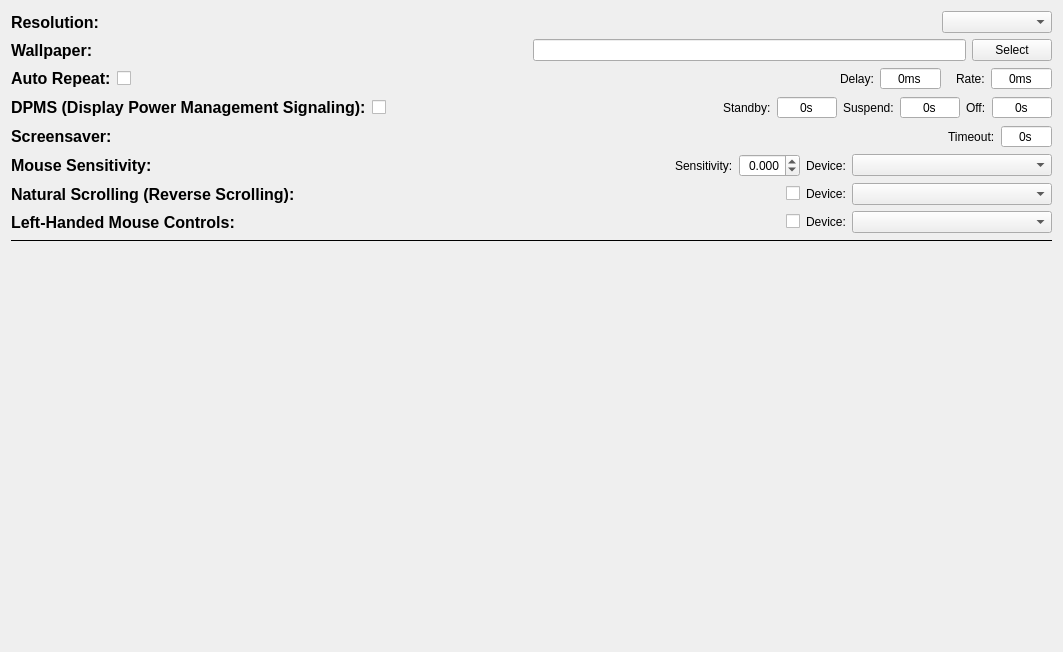
          <widget class="QWidget" name="scrollAreaWidgetContents">
           <property name="geometry">
            <rect>
             <x>0</x>
             <y>0</y>
             <width>1063</width>
             <height>652</height>
            </rect>
           </property>
           <layout class="QVBoxLayout" name="verticalLayout_5" stretch="0,0,0,0">
            <item>
             <layout class="QVBoxLayout" name="settingsLayout" stretch="0,0,0,0,0,0,0,0">
              <item>
               <layout class="QHBoxLayout" name="resolutionLayout">
                <item>
                 <widget class="QLabel" name="resolutionLabel">
                  <property name="font">
                   <font>
                    <pointsize>12</pointsize>
                    <bold>true</bold>
                   </font>
                  </property>
                  <property name="toolTip">
                   <string>Set the screen resolution (using xrandr).</string>
                  </property>
                  <property name="text">
                   <string>Resolution:</string>
                  </property>
                 </widget>
                </item>
                <item>
                 <spacer name="horizontalSpacer_5">
                  <property name="orientation">
                   <enum>Qt::Orientation::Horizontal</enum>
                  </property>
                  <property name="sizeHint" stdset="0">
                   <size>
                    <width>40</width>
                    <height>20</height>
                   </size>
                  </property>
                 </spacer>
                </item>
                <item>
                 <widget class="QComboBox" name="resolution">
                  <property name="minimumSize">
                   <size>
                    <width>110</width>
                    <height>0</height>
                   </size>
                  </property>
                  <property name="cursor">
                   <cursorShape>PointingHandCursor</cursorShape>
                  </property>
                  <property name="toolTip">
                   <string>Even though xrandr is listing all these resolutions, some of them might not work because of the graphics card and/or the monitor.</string>
                  </property>
                  <property name="layoutDirection">
                   <enum>Qt::LayoutDirection::LeftToRight</enum>
                  </property>
                  <property name="styleSheet">
                   <string notr="true"/>
                  </property>
                  <property name="maxVisibleItems">
                   <number>10</number>
                  </property>
                 </widget>
                </item>
               </layout>
              </item>
              <item>
               <layout class="QHBoxLayout" name="wallpaperLayout">
                <item>
                 <widget class="QLabel" name="wallpaperLabel">
                  <property name="font">
                   <font>
                    <pointsize>12</pointsize>
                    <bold>true</bold>
                   </font>
                  </property>
                  <property name="toolTip">
                   <string>Set the wallpaper (using feh).</string>
                  </property>
                  <property name="text">
                   <string>Wallpaper:</string>
                  </property>
                 </widget>
                </item>
                <item>
                 <spacer name="horizontalSpacer_2">
                  <property name="orientation">
                   <enum>Qt::Orientation::Horizontal</enum>
                  </property>
                  <property name="sizeType">
                   <enum>QSizePolicy::Policy::Expanding</enum>
                  </property>
                  <property name="sizeHint" stdset="0">
                   <size>
                    <width>40</width>
                    <height>20</height>
                   </size>
                  </property>
                 </spacer>
                </item>
                <item>
                 <widget class="QLineEdit" name="wallpaper">
                  <property name="sizePolicy">
                   <sizepolicy hsizetype="MinimumExpanding" vsizetype="Fixed">
                    <horstretch>0</horstretch>
                    <verstretch>0</verstretch>
                   </sizepolicy>
                  </property>
                 </widget>
                </item>
                <item>
                 <widget class="QPushButton" name="selectWallpaperPushButton">
                  <property name="cursor">
                   <cursorShape>PointingHandCursor</cursorShape>
                  </property>
                  <property name="text">
                   <string>Select</string>
                  </property>
                 </widget>
                </item>
               </layout>
              </item>
              <item>
               <layout class="QHBoxLayout" name="autoRepeatLayout">
                <item>
                 <widget class="QLabel" name="autoRepeatStateLabel">
                  <property name="font">
                   <font>
                    <pointsize>12</pointsize>
                    <bold>true</bold>
                   </font>
                  </property>
                  <property name="toolTip">
                   <string>Controls how fast a key repeats when you hold it down. Has two parts:
Delay: How long the key must be held before it starts repeating.
Rate: How fast the key repeats after the delay.</string>
                  </property>
                  <property name="toolTipDuration">
                   <number>-1</number>
                  </property>
                  <property name="text">
                   <string>Auto Repeat:</string>
                  </property>
                 </widget>
                </item>
                <item>
                 <widget class="QCheckBox" name="autoRepeatState">
                  <property name="text">
                   <string/>
                  </property>
                 </widget>
                </item>
                <item>
                 <spacer name="horizontalSpacer">
                  <property name="orientation">
                   <enum>Qt::Orientation::Horizontal</enum>
                  </property>
                  <property name="sizeHint" stdset="0">
                   <size>
                    <width>40</width>
                    <height>20</height>
                   </size>
                  </property>
                 </spacer>
                </item>
                <item>
                 <widget class="QWidget" name="autoRepeatValues" native="true">
                  <property name="sizePolicy">
                   <sizepolicy hsizetype="Preferred" vsizetype="Expanding">
                    <horstretch>0</horstretch>
                    <verstretch>0</verstretch>
                   </sizepolicy>
                  </property>
                  <layout class="QHBoxLayout" name="horizontalLayout_3">
                   <property name="topMargin">
                    <number>0</number>
                   </property>
                   <property name="rightMargin">
                    <number>0</number>
                   </property>
                   <property name="bottomMargin">
                    <number>0</number>
                   </property>
                   <item>
                    <widget class="QWidget" name="delayValues" native="true">
                     <property name="toolTip">
                      <string>How long the key must be held before it starts repeating. In milliseconds.</string>
                     </property>
                     <layout class="QHBoxLayout" name="horizontalLayout_4">
                      <property name="topMargin">
                       <number>0</number>
                      </property>
                      <property name="rightMargin">
                       <number>0</number>
                      </property>
                      <property name="bottomMargin">
                       <number>0</number>
                      </property>
                      <item>
                       <widget class="QLabel" name="autoRepeatDelayLabel">
                        <property name="text">
                         <string>Delay:</string>
                        </property>
                       </widget>
                      </item>
                      <item>
                       <widget class="QSpinBox" name="autoRepeatDelay">
                        <property name="toolTip">
                         <string/>
                        </property>
                        <property name="accessibleDescription">
                         <string/>
                        </property>
                        <property name="layoutDirection">
                         <enum>Qt::LayoutDirection::LeftToRight</enum>
                        </property>
                        <property name="autoFillBackground">
                         <bool>false</bool>
                        </property>
                        <property name="wrapping">
                         <bool>false</bool>
                        </property>
                        <property name="frame">
                         <bool>true</bool>
                        </property>
                        <property name="alignment">
                         <set>Qt::AlignmentFlag::AlignCenter</set>
                        </property>
                        <property name="buttonSymbols">
                         <enum>QAbstractSpinBox::ButtonSymbols::NoButtons</enum>
                        </property>
                        <property name="showGroupSeparator" stdset="0">
                         <bool>false</bool>
                        </property>
                        <property name="suffix">
                         <string>ms</string>
                        </property>
                        <property name="maximum">
                         <number>10000</number>
                        </property>
                       </widget>
                      </item>
                     </layout>
                    </widget>
                   </item>
                   <item>
                    <widget class="QWidget" name="rateValues" native="true">
                     <property name="toolTip">
                      <string>How fast the key repeats after the delay. In milliseconds.</string>
                     </property>
                     <layout class="QHBoxLayout" name="horizontalLayout_5">
                      <property name="topMargin">
                       <number>0</number>
                      </property>
                      <property name="rightMargin">
                       <number>0</number>
                      </property>
                      <property name="bottomMargin">
                       <number>0</number>
                      </property>
                      <item>
                       <widget class="QLabel" name="autoRepeatRateLabel">
                        <property name="text">
                         <string>Rate:</string>
                        </property>
                       </widget>
                      </item>
                      <item>
                       <widget class="QSpinBox" name="autoRepeatRate">
                        <property name="toolTip">
                         <string/>
                        </property>
                        <property name="alignment">
                         <set>Qt::AlignmentFlag::AlignCenter</set>
                        </property>
                        <property name="buttonSymbols">
                         <enum>QAbstractSpinBox::ButtonSymbols::NoButtons</enum>
                        </property>
                        <property name="suffix">
                         <string>ms</string>
                        </property>
                        <property name="prefix">
                         <string/>
                        </property>
                        <property name="maximum">
                         <number>10000</number>
                        </property>
                       </widget>
                      </item>
                     </layout>
                    </widget>
                   </item>
                  </layout>
                 </widget>
                </item>
               </layout>
              </item>
              <item>
               <layout class="QHBoxLayout" name="DPMSLayout">
                <item>
                 <widget class="QLabel" name="dpmsStateLabel">
                  <property name="font">
                   <font>
                    <pointsize>12</pointsize>
                    <bold>true</bold>
                   </font>
                  </property>
                  <property name="toolTip">
                   <string>Enables power saving when the computer is not in use.
Has three modes: standby, suspend and off. These modes
gradually reduce the power usage (if your monitor supports it). </string>
                  </property>
                  <property name="text">
                   <string>DPMS (Display Power Management Signaling):</string>
                  </property>
                 </widget>
                </item>
                <item>
                 <widget class="QCheckBox" name="dpmsState">
                  <property name="cursor">
                   <cursorShape>PointingHandCursor</cursorShape>
                  </property>
                  <property name="text">
                   <string/>
                  </property>
                  <property name="checked">
                   <bool>false</bool>
                  </property>
                 </widget>
                </item>
                <item>
                 <spacer name="horizontalSpacer_3">
                  <property name="orientation">
                   <enum>Qt::Orientation::Horizontal</enum>
                  </property>
                  <property name="sizeHint" stdset="0">
                   <size>
                    <width>60</width>
                    <height>20</height>
                   </size>
                  </property>
                 </spacer>
                </item>
                <item>
                 <widget class="QWidget" name="DPMSValues" native="true">
                  <property name="sizePolicy">
                   <sizepolicy hsizetype="Preferred" vsizetype="Expanding">
                    <horstretch>0</horstretch>
                    <verstretch>0</verstretch>
                   </sizepolicy>
                  </property>
                  <layout class="QHBoxLayout" name="horizontalLayout">
                   <property name="topMargin">
                    <number>0</number>
                   </property>
                   <property name="rightMargin">
                    <number>0</number>
                   </property>
                   <property name="bottomMargin">
                    <number>0</number>
                   </property>
                   <item>
                    <widget class="QLabel" name="dpmsStandbyLabel">
                     <property name="text">
                      <string>Standby:</string>
                     </property>
                    </widget>
                   </item>
                   <item>
                    <widget class="QSpinBox" name="dpmsStandby">
                     <property name="minimumSize">
                      <size>
                       <width>60</width>
                       <height>0</height>
                      </size>
                     </property>
                     <property name="alignment">
                      <set>Qt::AlignmentFlag::AlignCenter</set>
                     </property>
                     <property name="buttonSymbols">
                      <enum>QAbstractSpinBox::ButtonSymbols::NoButtons</enum>
                     </property>
                     <property name="suffix">
                      <string>s</string>
                     </property>
                     <property name="maximum">
                      <number>10000</number>
                     </property>
                    </widget>
                   </item>
                   <item>
                    <widget class="QLabel" name="dpmsSuspendLabel">
                     <property name="text">
                      <string>Suspend:</string>
                     </property>
                    </widget>
                   </item>
                   <item>
                    <widget class="QSpinBox" name="dpmsSuspend">
                     <property name="sizePolicy">
                      <sizepolicy hsizetype="Minimum" vsizetype="Fixed">
                       <horstretch>0</horstretch>
                       <verstretch>0</verstretch>
                      </sizepolicy>
                     </property>
                     <property name="minimumSize">
                      <size>
                       <width>60</width>
                       <height>0</height>
                      </size>
                     </property>
                     <property name="alignment">
                      <set>Qt::AlignmentFlag::AlignCenter</set>
                     </property>
                     <property name="buttonSymbols">
                      <enum>QAbstractSpinBox::ButtonSymbols::NoButtons</enum>
                     </property>
                     <property name="suffix">
                      <string>s</string>
                     </property>
                     <property name="maximum">
                      <number>10000</number>
                     </property>
                    </widget>
                   </item>
                   <item>
                    <widget class="QLabel" name="dpmsOffLabel">
                     <property name="text">
                      <string>Off:</string>
                     </property>
                    </widget>
                   </item>
                   <item>
                    <widget class="QSpinBox" name="dpmsOff">
                     <property name="minimumSize">
                      <size>
                       <width>60</width>
                       <height>0</height>
                      </size>
                     </property>
                     <property name="alignment">
                      <set>Qt::AlignmentFlag::AlignCenter</set>
                     </property>
                     <property name="buttonSymbols">
                      <enum>QAbstractSpinBox::ButtonSymbols::NoButtons</enum>
                     </property>
                     <property name="suffix">
                      <string>s</string>
                     </property>
                     <property name="maximum">
                      <number>10000</number>
                     </property>
                    </widget>
                   </item>
                  </layout>
                 </widget>
                </item>
               </layout>
              </item>
              <item>
               <layout class="QHBoxLayout" name="screensaverLayout">
                <item>
                 <widget class="QLabel" name="screensaverLabel">
                  <property name="font">
                   <font>
                    <pointsize>12</pointsize>
                    <bold>true</bold>
                   </font>
                  </property>
                  <property name="toolTip">
                   <string>Turns the screen blank after a period of time. Differs from DPMS, 
as it is purely virtual. Like DPMS, your monitor might not support it.
Timeout: Seconds of inactivity after the screensaver activates.</string>
                  </property>
                  <property name="text">
                   <string>Screensaver:</string>
                  </property>
                 </widget>
                </item>
                <item>
                 <spacer name="horizontalSpacer_4">
                  <property name="orientation">
                   <enum>Qt::Orientation::Horizontal</enum>
                  </property>
                  <property name="sizeHint" stdset="0">
                   <size>
                    <width>40</width>
                    <height>20</height>
                   </size>
                  </property>
                 </spacer>
                </item>
                <item>
                 <widget class="QWidget" name="screensaverValues" native="true">
                  <property name="sizePolicy">
                   <sizepolicy hsizetype="Preferred" vsizetype="Expanding">
                    <horstretch>0</horstretch>
                    <verstretch>0</verstretch>
                   </sizepolicy>
                  </property>
                  <property name="toolTip">
                   <string>Timeout value (0 to turn the screensaver off)</string>
                  </property>
                  <layout class="QHBoxLayout" name="horizontalLayout_2">
                   <property name="topMargin">
                    <number>0</number>
                   </property>
                   <property name="rightMargin">
                    <number>0</number>
                   </property>
                   <property name="bottomMargin">
                    <number>0</number>
                   </property>
                   <item>
                    <widget class="QLabel" name="screensaverTimeoutLabel">
                     <property name="text">
                      <string>Timeout:</string>
                     </property>
                    </widget>
                   </item>
                   <item>
                    <widget class="QSpinBox" name="screensaverTimeout">
                     <property name="frame">
                      <bool>true</bool>
                     </property>
                     <property name="alignment">
                      <set>Qt::AlignmentFlag::AlignCenter</set>
                     </property>
                     <property name="buttonSymbols">
                      <enum>QAbstractSpinBox::ButtonSymbols::NoButtons</enum>
                     </property>
                     <property name="suffix">
                      <string>s</string>
                     </property>
                     <property name="maximum">
                      <number>10000</number>
                     </property>
                    </widget>
                   </item>
                  </layout>
                 </widget>
                </item>
               </layout>
              </item>
              <item>
               <layout class="QHBoxLayout" name="mouseSensitivityILayout">
                <item>
                 <widget class="QLabel" name="mouseSensitivityLabel">
                  <property name="font">
                   <font>
                    <pointsize>12</pointsize>
                    <bold>true</bold>
                   </font>
                  </property>
                  <property name="toolTip">
                   <string>Set the sensitivity of the mouse. This doesn't modify the hardware and only takes effect in X11.</string>
                  </property>
                  <property name="text">
                   <string>Mouse Sensitivity:</string>
                  </property>
                 </widget>
                </item>
                <item>
                 <spacer name="horizontalSpacer_6">
                  <property name="orientation">
                   <enum>Qt::Orientation::Horizontal</enum>
                  </property>
                  <property name="sizeHint" stdset="0">
                   <size>
                    <width>40</width>
                    <height>20</height>
                   </size>
                  </property>
                 </spacer>
                </item>
                <item>
                 <widget class="QWidget" name="mouseSensitivityValues" native="true">
                  <layout class="QHBoxLayout" name="_2">
                   <property name="leftMargin">
                    <number>0</number>
                   </property>
                   <property name="topMargin">
                    <number>0</number>
                   </property>
                   <property name="rightMargin">
                    <number>0</number>
                   </property>
                   <property name="bottomMargin">
                    <number>0</number>
                   </property>
                   <item>
                    <widget class="QLabel" name="sensitivityLabel">
                     <property name="toolTip">
                      <string>Set the sensitivity (0.0 for default).</string>
                     </property>
                     <property name="text">
                      <string>Sensitivity:</string>
                     </property>
                    </widget>
                   </item>
                   <item>
                    <widget class="QDoubleSpinBox" name="mouseSensitivity">
                     <property name="toolTip">
                      <string>Set the sensitivity (0.0 for default).</string>
                     </property>
                     <property name="alignment">
                      <set>Qt::AlignmentFlag::AlignRight|Qt::AlignmentFlag::AlignTrailing|Qt::AlignmentFlag::AlignVCenter</set>
                     </property>
                     <property name="decimals">
                      <number>3</number>
                     </property>
                     <property name="minimum">
                      <double>-1.000000000000000</double>
                     </property>
                     <property name="maximum">
                      <double>1.000000000000000</double>
                     </property>
                     <property name="singleStep">
                      <double>0.100000000000000</double>
                     </property>
                    </widget>
                   </item>
                   <item>
                    <widget class="QLabel" name="deviceLabel">
                     <property name="toolTip">
                      <string>Select the device that you want to modify.</string>
                     </property>
                     <property name="text">
                      <string>Device:</string>
                     </property>
                    </widget>
                   </item>
                   <item>
                    <widget class="QComboBox" name="mouseSensitivityComboBox">
                     <property name="minimumSize">
                      <size>
                       <width>200</width>
                       <height>0</height>
                      </size>
                     </property>
                     <property name="toolTip">
                      <string>Select the device that you want to modify.</string>
                     </property>
                    </widget>
                   </item>
                  </layout>
                 </widget>
                </item>
               </layout>
              </item>
              <item>
               <layout class="QHBoxLayout" name="rScrollingLayout">
                <item>
                 <widget class="QLabel" name="rScrollingLabel">
                  <property name="font">
                   <font>
                    <pointsize>12</pointsize>
                    <bold>true</bold>
                   </font>
                  </property>
                  <property name="toolTip">
                   <string>When you scroll down with the mouse wheel or swipe down on a trackpad, the content moves down.</string>
                  </property>
                  <property name="text">
                   <string>Natural Scrolling (Reverse Scrolling):</string>
                  </property>
                 </widget>
                </item>
                <item>
                 <spacer name="horizontalSpacer_7">
                  <property name="orientation">
                   <enum>Qt::Orientation::Horizontal</enum>
                  </property>
                  <property name="sizeHint" stdset="0">
                   <size>
                    <width>40</width>
                    <height>20</height>
                   </size>
                  </property>
                 </spacer>
                </item>
                <item>
                 <widget class="QWidget" name="rScrollingValues" native="true">
                  <layout class="QHBoxLayout" name="horizontalLayout_6">
                   <property name="leftMargin">
                    <number>0</number>
                   </property>
                   <property name="topMargin">
                    <number>0</number>
                   </property>
                   <property name="rightMargin">
                    <number>0</number>
                   </property>
                   <property name="bottomMargin">
                    <number>0</number>
                   </property>
                   <item>
                    <widget class="QCheckBox" name="rScrolling">
                     <property name="text">
                      <string/>
                     </property>
                    </widget>
                   </item>
                   <item>
                    <widget class="QLabel" name="deviceLabel_3">
                     <property name="toolTip">
                      <string>Select the device that you want to modify.</string>
                     </property>
                     <property name="text">
                      <string>Device:</string>
                     </property>
                    </widget>
                   </item>
                   <item>
                    <widget class="QComboBox" name="rScrollingComboBox">
                     <property name="minimumSize">
                      <size>
                       <width>200</width>
                       <height>0</height>
                      </size>
                     </property>
                     <property name="toolTip">
                      <string>Select the device that you want to modify.</string>
                     </property>
                    </widget>
                   </item>
                  </layout>
                 </widget>
                </item>
               </layout>
              </item>
              <item>
               <layout class="QHBoxLayout" name="lefthandedLayout">
                <item>
                 <widget class="QLabel" name="lefthandedLabel">
                  <property name="font">
                   <font>
                    <pointsize>12</pointsize>
                    <bold>true</bold>
                   </font>
                  </property>
                  <property name="toolTip">
                   <string>Mouse controls for left-handed people.</string>
                  </property>
                  <property name="text">
                   <string>Left-Handed Mouse Controls:</string>
                  </property>
                 </widget>
                </item>
                <item>
                 <spacer name="horizontalSpacer_8">
                  <property name="orientation">
                   <enum>Qt::Orientation::Horizontal</enum>
                  </property>
                  <property name="sizeHint" stdset="0">
                   <size>
                    <width>40</width>
                    <height>20</height>
                   </size>
                  </property>
                 </spacer>
                </item>
                <item>
                 <widget class="QCheckBox" name="lefthanded">
                  <property name="text">
                   <string/>
                  </property>
                 </widget>
                </item>
                <item>
                 <widget class="QWidget" name="lefthandedValues" native="true">
                  <layout class="QHBoxLayout" name="horizontalLayout_7">
                   <property name="leftMargin">
                    <number>0</number>
                   </property>
                   <property name="topMargin">
                    <number>0</number>
                   </property>
                   <property name="rightMargin">
                    <number>0</number>
                   </property>
                   <property name="bottomMargin">
                    <number>0</number>
                   </property>
                   <item>
                    <widget class="QLabel" name="deviceLabel_2">
                     <property name="toolTip">
                      <string>Select the device that you want to modify.</string>
                     </property>
                     <property name="text">
                      <string>Device:</string>
                     </property>
                    </widget>
                   </item>
                   <item>
                    <widget class="QComboBox" name="lefthandedComboBox">
                     <property name="minimumSize">
                      <size>
                       <width>200</width>
                       <height>0</height>
                      </size>
                     </property>
                     <property name="toolTip">
                      <string>Select the device that you want to modify.</string>
                     </property>
                    </widget>
                   </item>
                  </layout>
                 </widget>
                </item>
               </layout>
              </item>
             </layout>
            </item>
            <item>
             <widget class="Line" name="line">
              <property name="font">
               <font>
                <pointsize>12</pointsize>
                <bold>false</bold>
               </font>
              </property>
              <property name="frameShadow">
               <enum>QFrame::Shadow::Plain</enum>
              </property>
              <property name="orientation">
               <enum>Qt::Orientation::Horizontal</enum>
              </property>
             </widget>
            </item>
            <item>
             <spacer name="verticalSpacer">
              <property name="orientation">
               <enum>Qt::Orientation::Vertical</enum>
              </property>
              <property name="sizeType">
               <enum>QSizePolicy::Policy::Expanding</enum>
              </property>
              <property name="sizeHint" stdset="0">
               <size>
                <width>20</width>
                <height>1000000</height>
               </size>
              </property>
             </spacer>
            </item>
            <item>
             <layout class="QHBoxLayout" name="horizontalLayout_8"/>
            </item>
           </layout>
          </widget>
